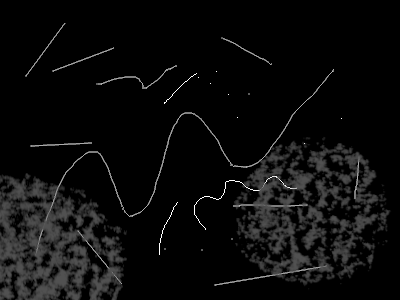
#> input picture test.png, 400 x 300 px, found by its file name
$ jupyter execute --allow-errors test-carve.ipynb
#> lines starting #> are read from the running program, lines starting #| are printed output that depends on the picture; after the words box and inside, x2 and y2 are one past the last pixel; in counts of white or black regions, pixels touching at a corner belong together
### nmf/plot.py
from re import split
from typing import Optional
import numpy as np
import matplotlib.pyplot as plt
import librosa
import matplotlib.patheffects as PathEffects

COLOR_CYCLE = ["blue", "green", "red", "cyan", "magenta", "yellow", "black"]
CMAP = "turbo"
IGNORED_COLOR = "pink"
IGNORED_ALPHA = 0.5
TRACK_BOUNDARY_COLOR = "white"
TRACK_BOUNDARY_PATHEFFECTS = [PathEffects.withStroke(linewidth=3, foreground="black")]


# [9 lines left out: function _pow_specshow, not called in this run]


def imshow_highlight_zero(X: np.ndarray, ax=None, **kwargs):
    ax = ax or plt.gca()
    X_ = X.copy()
    X_[X_ == 0] = np.nan
    return ax.imshow(X_, **kwargs)


# [81 lines left out: functions plot_carve_resize, plot_loss_history, plot_warp, plot_gain, not called in this run]
    # ax.set_ylim(0, 1)


def plot_H(
    H: np.ndarray, split_idx=None, ignored_lines=None, ax=None, highlight_zero=True
):
    ax = ax or plt.gca()
    if highlight_zero:
        im = imshow_highlight_zero(H, ax=ax, cmap=CMAP, aspect="auto", origin="lower")
    else:
        im = ax.imshow(H, cmap=CMAP, aspect="auto", origin="lower")

    if split_idx is not None:
        for track, (a, b) in enumerate(zip(split_idx, split_idx[1:])):
            ax.axhline(
                a - 0.5,
                color=TRACK_BOUNDARY_COLOR,
                linestyle="--",
                path_effects=TRACK_BOUNDARY_PATHEFFECTS,
            )
            if track == len(split_idx) - 2:
                ax.axhline(
                    b - 0.5,
                    color=TRACK_BOUNDARY_COLOR,
                    linestyle="--",
                    path_effects=TRACK_BOUNDARY_PATHEFFECTS,
                )
            ax.annotate(
                f"{track+1}",
                (0, (a + b) / 2),
                color=TRACK_BOUNDARY_COLOR,
                path_effects=TRACK_BOUNDARY_PATHEFFECTS,
                annotation_clip=False,
                rotation="vertical",
                horizontalalignment="center",
                rotation_mode="anchor",
            )

    if ignored_lines is not None:
        for l in ignored_lines.nonzero(as_tuple=True)[1]:
            ax.fill_between(
                (-0.5, H.shape[1] - 0.5),
                l - 0.5,
                l,
                color=IGNORED_COLOR,
                alpha=IGNORED_ALPHA,
            )

    ax.set_xlabel("mix frame")
    ax.set_ylabel("ref frame")
    ax.grid(False)
    return im


# TODO: time in seconds
# [86 lines left out: functions plot_pow_spec, plot_nmf, not called in this run]

### nmf/test-carve.ipynb
[cell 1]
import carve
import numpy as np
import matplotlib.pyplot as plt
import skimage
import plot
import librosa

[cell 2]
H = skimage.io.imread("/data5/anasynth_nonbp/andre/test.png", as_gray=True)
#> H is the input picture: shape (300, 400) float64; min 0, max 1, mean 0.046
H = skimage.util.img_as_float(H)
H = 1 - H
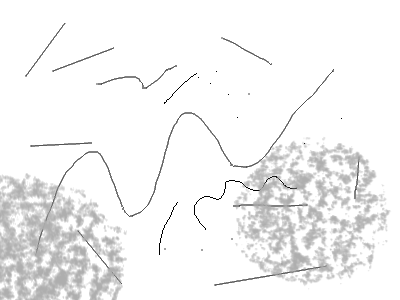
#> H: shape (300, 400) float64; min 0, max 1, mean 0.954
H = skimage.transform.rotate(H, 90)
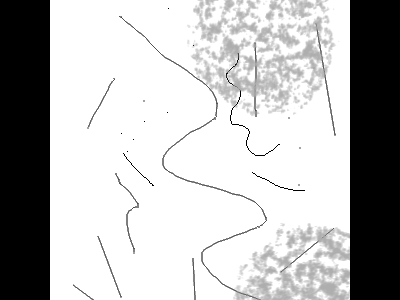
#> H: shape (300, 400) float64; min 0, max 1, mean 0.717
split_idx = [0, H.shape[0]//2, H.shape[0]]
#> split_idx = [0, 150, 300]
im=plot.plot_H(H, split_idx)
plt.colorbar(im)
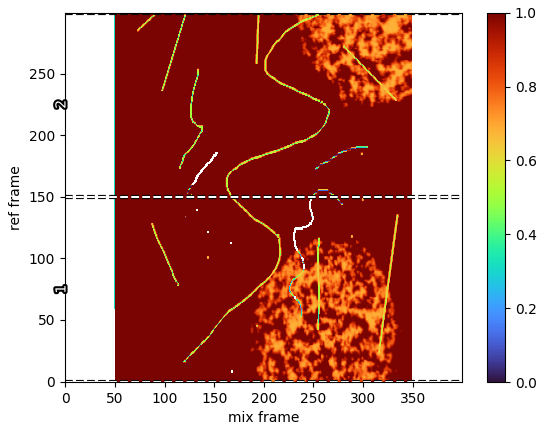
#> figure drawn by matplotlib, 2 panels

[cell 3]
H_skel= skimage.morphology.skeletonize(H)
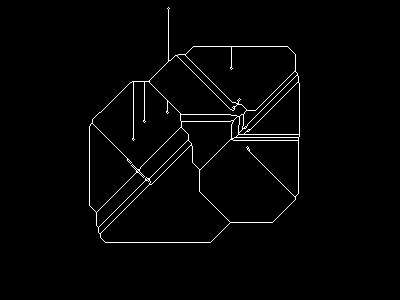
#> H_skel: shape (300, 400) bool; 1.8% white in thin lines or dots, all inside (x1, y1, x2, y2) = (89, 7, 300, 243)
plt.imshow(H_skel, origin="lower", cmap="turbo")
plt.colorbar(im)

[cell 4]
H_skel = H_skel.astype(float)
#> (the rest of this cell did not finish here and is left out)

[cell 5]
n = 10
max_slope = 2
min_slope= 1/max_slope
n_filters = 5
for slope in np.logspace(
            np.log2(min_slope), np.log2(max_slope), num=n_filters, base=2
        ):
    angle = np.arctan(slope)
    x = int(n *np.cos(angle))
    y = int(n *np.sin(angle))
    ker = np.zeros((x+1,y+1))
    rr,cc = skimage.draw.line(0,0,x,y)
    ker[rr,cc] = 1
    plt.imshow(ker, origin="lower", cmap='turbo')
    plt.colorbar()
    plt.show()
#> this loop made 5 passes
#> pass 1, `plt.show()`:
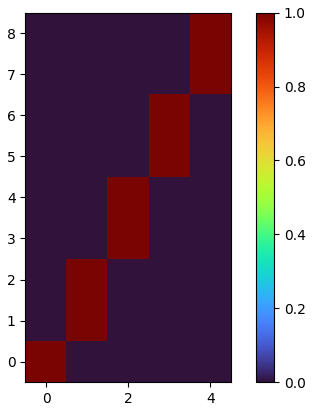
#> figure drawn by matplotlib, 2 panels
#> pass 2, `plt.show()`:
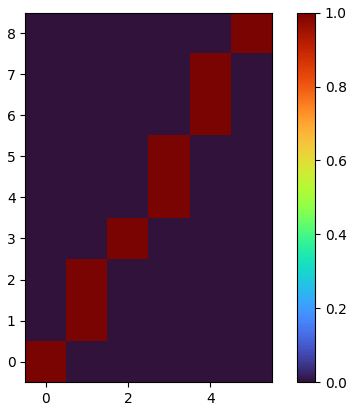
#> figure drawn by matplotlib, 2 panels
